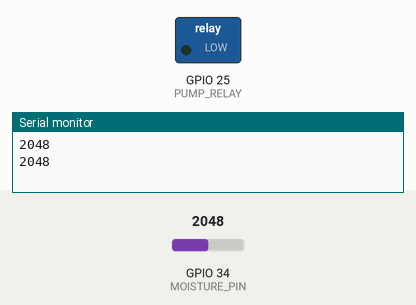
Bench run of a sketch on a simulated ESP32. On the bench: switched loads named in the sketch (green lamp = pin HIGH), the last lines printed to the serial monitor. The inputs (shaded band) are chosen by the test bench; at power-on: GPIO 34 (MOISTURE_PIN) = 2048.

Above: at 1.8 s.
1.9 s: GPIO 34 (MOISTURE_PIN) set to 1958
At 3.2 s:
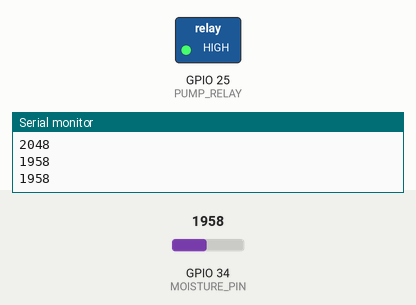
3.5 s: GPIO 34 (MOISTURE_PIN) set to 2040
At 4.9 s:
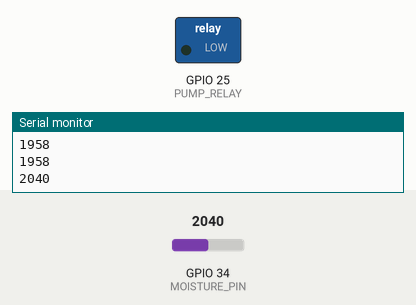
5.5 s: GPIO 34 (MOISTURE_PIN) set to 1960
At 6.5 s:
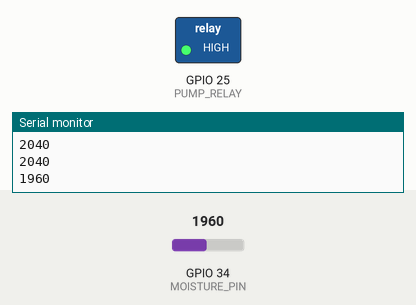
Timing chart, 0 to 8.5 s (numbered marks = the images above; inputs shaded):
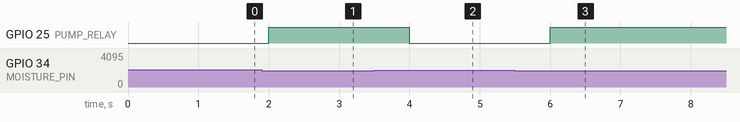

The sketch:

esp32_slave.ino
```cpp
#define MOISTURE_PIN 34
#define PUMP_RELAY   25

void setup() {
  Serial.begin(9600);
  pinMode(PUMP_RELAY, OUTPUT);
}

void loop() {
  int moisture = analogRead(MOISTURE_PIN);

  if (moisture < 2000) {
    digitalWrite(PUMP_RELAY, HIGH); // Pump ON
  } else {
    digitalWrite(PUMP_RELAY, LOW);  // Pump OFF
  }

  Serial.println(moisture);
  delay(1000);
}
```

Measured:
- the behaviour switches between 2000 and 1999 on GPIO 34 (MOISTURE_PIN) (found by bisection; images 0 and 1)
- after the input at 1.9 s, GPIO 25 (PUMP_RELAY): LOW → HIGH after 0.10 s
- after the input at 3.5 s, GPIO 25 (PUMP_RELAY): HIGH → LOW after 0.50 s
- after the input at 5.5 s, GPIO 25 (PUMP_RELAY): LOW → HIGH after 0.50 s
